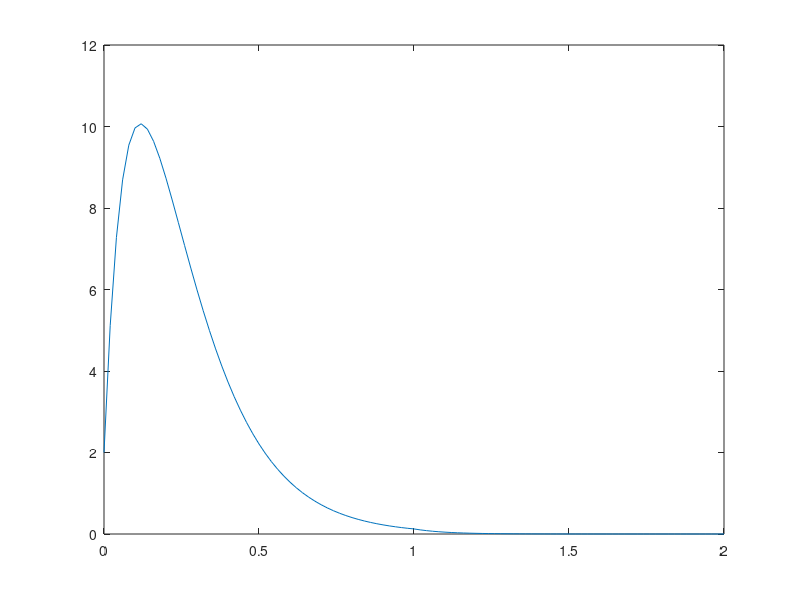

The MATLAB script that drew this image: (Note: this script raises an error after producing the figure.)
%Part 2 
b= [2];
a = [1,3];
SYS = tf(b,a);
step(SYS)
[h,t1] = impulse(SYS);
x = exp(-5*t1);
out = conv(x,h); % using convolution
plot(t1,downsample(out,2)); 
figure

%Analytic Step
anyl_step= @(t) (2/3) - (2/3)*exp(-3*t);
plot(t1,anyl(t1))
title('hello')

%Analytic Impulse
anyl_impulse = -2*exp(-3*t1)

t = 0:0.01:10;
x = ones(1,length(t));
figure
lsim(SYS,x,t);
y1 = lsim(SYS,x,t);

%b output for delayed step

x(t<4) = 0; % For all indices for which t is less than 4, x is zero.
y2 = lsim(SYS,x,t); %We have a delayed step response

%exponential input 

x = ones(1,length(t));
t = 0:0.01:10;

x = x.* exp(-5*t);
y3 = lsim(SYS,x,t);

%New System

SYS2 = tf([1 1],[1 0.4 0.2]);

y3 = step(SYS2);
y4 = impulse(SYS2);
freqs([1 1],[1 0.4 0.2])



